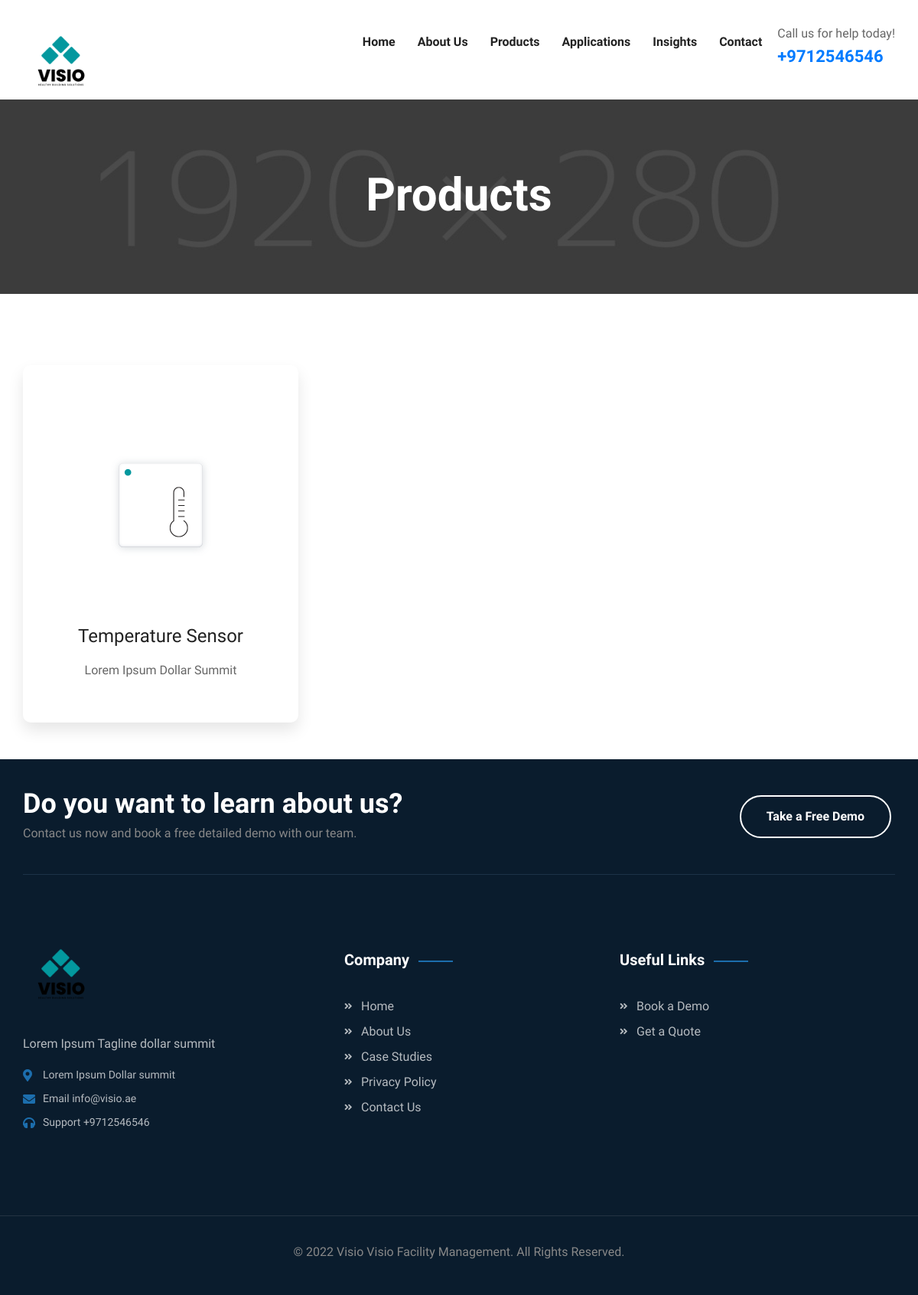
Screenshot of /products/ with the database file from the repository.
### Visio_Website/models.py (models this page shows, shortened)
class CompanyInformation(models.Model):
    website_name = models.CharField(max_length=1000)
    tag_line = models.TextField(null=True, blank=True)
    logo = models.ImageField(upload_to="images/company")
    favicon = models.ImageField(upload_to="images/company")
    copyright_text = models.TextField()
    class Meta:
        verbose_name = "Company Information"
        verbose_name_plural = "Company Information"

class ContactUs(models.Model):
    banner = models.ImageField(upload_to="images/", help_text="Upload image of size 1920x280")
    address = models.TextField(null=True, blank=True)
    email_address = models.TextField(null=True, blank=True)
    phone_number = models.TextField(null=True, blank=True)
    banner_section_2 = models.ImageField(upload_to="images/", help_text="Upload image of size 1920x785")
    class Meta:
        verbose_name = "Contact Us"
        verbose_name_plural = "Contact Us"

class SupportingContent(models.Model):
    short_about_heading = models.CharField(max_length=1000, null=True, blank=True)
    about_heading = models.CharField(max_length=5000)
    about_description = RichTextField()
    service_section_heading = models.CharField(max_length=2500, null=True, blank=True)
    service_section_description = RichTextField(null=True, blank=True)
    feature_video_url = models.URLField(null=True, blank=True)
    feature_thumbnail = models.ImageField(upload_to="images/", null=True, blank=True)
    testimonial_section_heading = models.CharField(max_length=2500, null=True, blank=True)
    testimonial_section_description = RichTextField(null=True, blank=True)
    products_banner = models.ImageField(upload_to="images/", null=True, blank=True, help_text="Upload picture of size 1920x280")
    blog_banner = models.ImageField(upload_to="images/", null=True, blank=True, help_text="Upload picture of size 1920x280")
    case_study_banner = models.ImageField(upload_to="images/", null=True, blank=True, help_text="Upload picture of size 1920x280")
    class Meta:
        verbose_name = "Supporting Content"
        verbose_name_plural = "Supporting Content"

class Products(models.Model):
    product_picture = models.ImageField(upload_to="images/")
    product_name = models.CharField(max_length=5000)
    description = models.TextField(null=True, blank=True)
    class Meta:
        verbose_name = "Products"
        verbose_name_plural = "Products"

### Visio_Website/views.py (the view)
# urls.py: path('products/', views.products, name="products"),
def products(request):
    slider = Slider.objects.all()
    company_info = CompanyInformation.objects.first()
    intro_section = IntroSection.objects.all()
    supporting_content = SupportingContent.objects.first()
    services = Services.objects.all()
    statistics = Statistics.objects.first()
    features = Features.objects.all()
    why_us = WhyUs.objects.all()
    insight_section = InsightsSection.objects.first()
    teams = Team.objects.all()
    clients = Client.objects.all()
    testimonial = Testimonial.objects.all()
    blogs = Blog.objects.all()
    three_blogs = Blog.objects.all()[:3]
    all_products = Products.objects.all()
    all_applications = Applications.objects.all()
    about_us_info = AboutUs.objects.first()
    contact_us_info = ContactUs.objects.first()
    context = {
        "sliders": slider,
        "company_info": company_info,
        "intro_section": intro_section,
        "supporting_content": supporting_content,
        "services": services,
        "statistics": statistics,
        "features": features,
        "why_us": why_us,
        "insight_section": insight_section,
        "teams": teams,
        "clients": clients,
        "testimonials": testimonial,
        "blogs": blogs,
        "all_products": all_products,
        "all_applications": all_applications,
        "about_us_info": about_us_info,
        "contact_us_info": contact_us_info,
        "three_blogs": three_blogs,
    }
    return render(request, template_name="wsite/products.html", context=context)

### templates/wsite/products.html (shortened to what this page needs)
{% extends 'base/base.html' %}
{% load static %}
{% block header_class %}style-six {% endblock header_class %}
{% block main_content %}
    <section class="page-title centred"
             style="background-image: url({{ supporting_content.products_banner.url }});">
        <div class="auto-container">
            <div class="content-box clearfix">
                <h1>Products</h1>
            </div>
        </div>
    </section>
    <section class="contact-information centred">
        <div class="auto-container">
            <div class="row clearfix mb-5">
                {% for product in all_products %}
                <div class="col-lg-4 col-md-6 col-sm-12 single-column">
                    <div class="single-item wow fadeInUp" data-wow-delay="00ms" data-wow-duration="1500ms">
                        <div class="inner-box">
                            <div class="icon-box">
                                <img src="{{ product.product_picture.url }}" width="250px" height="250px">
                            </div>
                            <h3>{{ product.product_name }}</h3>
                            <p>{{ product.description }}</p>
                        </div>
                    </div>
                </div>
                {% endfor %}
            </div>
        </div>
    </section>
{% endblock main_content %}

### templates/base/base.html (shortened to what this page needs)
<!DOCTYPE html>
{% load static %}
<html lang="en">
<head>
    <link href="{% static 'css/font-awesome-all.css' %}" rel="stylesheet">
    <link href="{% static 'css/flaticon.css' %}" rel="stylesheet">
    <link href="{% static 'css/owl.css' %}" rel="stylesheet">
    <link href="{% static 'css/bootstrap.css' %}" rel="stylesheet">
    <link href="{% static 'css/jquery.fancybox.min.css' %}" rel="stylesheet">
    <link href="{% static 'css/animate.css' %}" rel="stylesheet">
    <link href="{% static 'css/color.css' %}" rel="stylesheet">
    <link href="{% static 'css/rtl.css' %}" rel="stylesheet">
    <link href="{% static 'css/style.css' %}" rel="stylesheet">
    <link href="{% static 'css/responsive.css' %}" rel="stylesheet">
</head>
<body class="boxed_wrapper ltr">
{% block main_header %}
    <header class="main-header style-one {% block header_class %} {% endblock header_class %}">
        <div class="header-lower">
            <div class="outer-box">
                <div class="auto-container">
                    <div class="main-box clearfix">
                        <div class="logo-box pull-left">
                            <figure class=""><a href="#"><img src="{{ company_info.logo.url }}" alt="" width="100"></a>
                            </figure>
                        </div>
                        <div class="menu-area pull-right clearfix">
                            <nav class="main-menu navbar-expand-md navbar-light">
                                <div class="collapse navbar-collapse show clearfix" id="navbarSupportedContent">
                                    <ul class="navigation clearfix">
                                        <li><a href="{% url 'home' %}">Home</a></li>
                                        <li><a href="{% url 'about_us' %}">About Us</a></li>
                                        <li><a href="{% url 'products' %}">Products</a></li>
                                        <li class="dropdown"><a href="#">Applications</a>
                                        </li>
                                        <li class="dropdown"><a href="#">Insights</a>
                                        </li>
                                        <li><a href="{% url 'contact_us' %}">Contact</a></li>
                                    </ul>
                                </div>
                            </nav>
                            <div class="menu-right-content clearfix">
                                <div class="support-box">
                                    <p>Call us for help today!</p>
                                    <h3>
                                        <a href="tel:{{ contact_us_info.phone_number }}">{{ contact_us_info.phone_number }}</a>
                                    </h3>
                                </div>
                            </div>
                        </div>
                    </div>
                </div>
            </div>
        </div>
    </header>
{% endblock main_header %}
{% block main_content %}
{% endblock main_content %}
{% block main_footer %}
    <footer class="main-footer alternet-3">
        <div class="footer-upper">
            <div class="auto-container">
                <div class="upper-inner clearfix">
                    <div class="text pull-left">
                        <h2>Do you want to learn about us?</h2>
                        <p>Contact us now and book a free detailed demo with our team.</p>
                    </div>
                    <div class="btn-box pull-right">
                        <a href="{% url 'contact_us' %}">Take a Free Demo</a>
                    </div>
                </div>
            </div>
        </div>
        <div class="footer-top">
            <div class="auto-container">
                <div class="widget-section">
                    <div class="row clearfix">
                        <div class="col-lg-4 col-md-6 col-sm-12 footer-column">
                            <div class="footer-widget logo-widget">
                                <figure class="footer-logo"><a href="{% url 'home' %}"><img
                                        src="{{ company_info.logo.url }}" width="100" alt=""></a></figure>
                                <div class="text">
                                    <p>{{ company_info.tag_line }}</p>
                                </div>
                                <ul class="info-list clearfix">
                                    <li><i class="fas fa-map-marker-alt"></i>{{ contact_us_info.address }}</li>
                                    <li><i class="fas fa-envelope"></i>Email <a
                                            href="mailto:{{ contact_us_info.email_address }}">{{ contact_us_info.email_address }}</a>
                                    </li>
                                    <li><i class="fas fa-headphones"></i>Support <a
                                            href="tel:{{ contact_us_info.phone_number }}">{{ contact_us_info.phone_number }}</a>
                                    </li>
                                </ul>
                            </div>
                        </div>
                        <div class="col-lg-4 col-md-6 col-sm-12 footer-column">
                            <div class="footer-widget links-widget ml-70">
                                <div class="widget-title">
                                    <h4>Company</h4>
                                </div>
                                <div class="widget-content">
                                    <ul class="list clearfix">
                                        <li><a href="{% url 'home' %}">Home</a></li>
                                        <li><a href="{% url 'about_us' %}">About Us</a></li>
                                        <li><a href="{% url 'case_studies' %}">Case Studies</a></li>
                                        <li><a href="#">Privacy Policy</a></li>
                                        <li><a href="{% url 'contact_us' %}">Contact Us</a></li>
                                    </ul>
                                </div>
                            </div>
                        </div>
                        <div class="col-lg-4 col-md-6 col-sm-12 footer-column">
                            <div class="footer-widget links-widget">
                                <div class="widget-title">
                                    <h4>Useful Links</h4>
                                </div>
                                <div class="widget-content">
                                    <ul class="list clearfix">
                                        <li><a href="{% url 'contact_us' %}">Book a Demo</a></li>
                                        <li><a href="{% url 'contact_us' %}">Get a Quote</a></li>
                                    </ul>
                                </div>
                            </div>
                        </div>
                    </div>
                </div>
            </div>
        </div>
        <div class="footer-bottom">
            <div class="auto-container">
                <div class="copyright">
                    <p>&copy;
                        <a href="">{{ company_info.website_name }}</a> {{ company_info.copyright_text }}
                    </p>
                </div>
            </div>
        </div>
    </footer>
{% endblock main_footer %}
</body>
</html>

### static/css/color.css (style rules this page uses)
.main-footer .widget-section .logo-widget .info-list li i { color: #da2c46; }
.main-footer .widget-section .footer-widget .widget-title h4:before { background: #da2c46; }
.main-footer.alternet-3 .widget-section .logo-widget .info-list li i { color: #1c6ead; }
.main-footer.alternet-3 .widget-section .footer-widget .widget-title h4:before { background: #1c6ead; }

### static/css/rtl.css (style rules this page uses)
.ltr { direction: ltr; }

### static/css/responsive.css (style rules this page uses)
@media only screen and (max-width: 1200px) { .main-header .header-lower .menu-right-content { padding: 0px; margin: 35px 0px 0px 0px; } }
@media only screen and (max-width: 1200px) { .main-header.style-one .header-lower .menu-right-content:before { display: none; } }
@media only screen and (max-width: 1200px) { .main-footer .links-widget.ml-70 { margin-left: 30px; } }
@media only screen and (max-width: 1200px) { .main-header .header-lower .menu-right-content { margin-left: 20px; } }

### rows the page displays
CompanyInformation: logo (picture), tag_line "Lorem Ipsum Tagline dollar summit", website_name "Visio", copyright_text "Visio Facility Management. All Rights Reserved."
ContactUs: phone_number "+9712546546", address "Lorem Ipsum Dollar summit", email_address "info@visio.ae"
SupportingContent: products_banner (picture)
Products: product_picture (picture), product_name "Temperature Sensor", description "Lorem Ipsum Dollar Summit"
